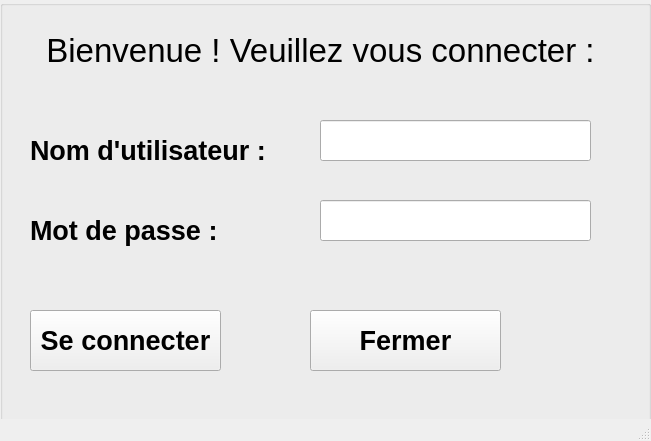
<?xml version="1.0" encoding="UTF-8"?>
<ui version="4.0">
 <class>MainWindow</class>
 <widget class="QMainWindow" name="MainWindow">
  <property name="geometry">
   <rect>
    <x>0</x>
    <y>0</y>
    <width>651</width>
    <height>441</height>
   </rect>
  </property>
  <property name="windowTitle">
   <string>MainWindow</string>
  </property>
  <widget class="QWidget" name="centralwidget">
   <widget class="QGroupBox" name="groupBox">
    <property name="geometry">
     <rect>
      <x>0</x>
      <y>0</y>
      <width>651</width>
      <height>441</height>
     </rect>
    </property>
    <property name="title">
     <string/>
    </property>
    <widget class="QLabel" name="label">
     <property name="geometry">
      <rect>
       <x>30</x>
       <y>130</y>
       <width>251</width>
       <height>41</height>
      </rect>
     </property>
     <property name="font">
      <font>
       <pointsize>20</pointsize>
       <bold>true</bold>
      </font>
     </property>
     <property name="text">
      <string>Nom d'utilisateur :</string>
     </property>
    </widget>
    <widget class="QLabel" name="label_2">
     <property name="geometry">
      <rect>
       <x>30</x>
       <y>210</y>
       <width>251</width>
       <height>41</height>
      </rect>
     </property>
     <property name="font">
      <font>
       <pointsize>20</pointsize>
       <bold>true</bold>
      </font>
     </property>
     <property name="text">
      <string>Mot de passe : </string>
     </property>
    </widget>
    <widget class="QLineEdit" name="lineEdit_username">
     <property name="geometry">
      <rect>
       <x>320</x>
       <y>120</y>
       <width>271</width>
       <height>41</height>
      </rect>
     </property>
     <property name="font">
      <font>
       <pointsize>15</pointsize>
       <bold>true</bold>
      </font>
     </property>
     <property name="text">
      <string/>
     </property>
    </widget>
    <widget class="QLineEdit" name="lineEdit_password">
     <property name="geometry">
      <rect>
       <x>320</x>
       <y>200</y>
       <width>271</width>
       <height>41</height>
      </rect>
     </property>
     <property name="font">
      <font>
       <pointsize>15</pointsize>
       <bold>true</bold>
      </font>
     </property>
     <property name="text">
      <string/>
     </property>
     <property name="echoMode">
      <enum>QLineEdit::EchoMode::Password</enum>
     </property>
    </widget>
    <widget class="QPushButton" name="pushButton_login">
     <property name="geometry">
      <rect>
       <x>30</x>
       <y>310</y>
       <width>191</width>
       <height>61</height>
      </rect>
     </property>
     <property name="font">
      <font>
       <pointsize>20</pointsize>
       <bold>true</bold>
      </font>
     </property>
     <property name="text">
      <string>Se connecter</string>
     </property>
    </widget>
    <widget class="QPushButton" name="pushButton_cancel">
     <property name="geometry">
      <rect>
       <x>310</x>
       <y>310</y>
       <width>191</width>
       <height>61</height>
      </rect>
     </property>
     <property name="font">
      <font>
       <pointsize>20</pointsize>
       <bold>true</bold>
      </font>
     </property>
     <property name="text">
      <string>Fermer</string>
     </property>
    </widget>
    <widget class="QLabel" name="label_3">
     <property name="geometry">
      <rect>
       <x>10</x>
       <y>20</y>
       <width>621</width>
       <height>61</height>
      </rect>
     </property>
     <property name="font">
      <font>
       <pointsize>25</pointsize>
      </font>
     </property>
     <property name="frameShape">
      <enum>QFrame::Shape::NoFrame</enum>
     </property>
     <property name="text">
      <string>Bienvenue ! Veuillez vous connecter :</string>
     </property>
     <property name="alignment">
      <set>Qt::AlignmentFlag::AlignCenter</set>
     </property>
    </widget>
   </widget>
  </widget>
  <widget class="QMenuBar" name="menubar">
   <property name="geometry">
    <rect>
     <x>0</x>
     <y>0</y>
     <width>651</width>
     <height>22</height>
    </rect>
   </property>
  </widget>
  <widget class="QStatusBar" name="statusbar"/>
 </widget>
 <resources/>
 <connections/>
</ui>
